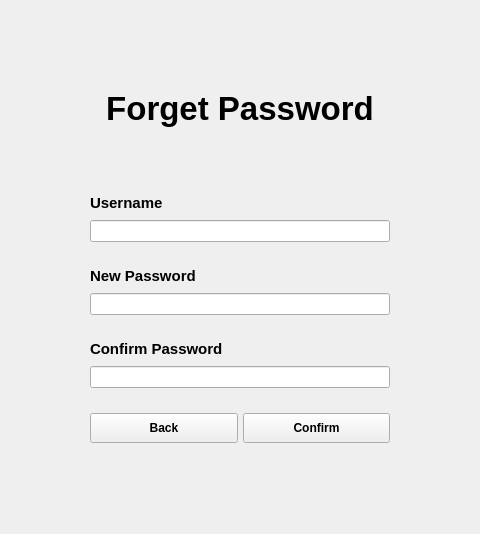
     <widget class="QWidget" name="page_4">
      <layout class="QGridLayout" name="gridLayout_4">
       <item row="0" column="2">
        <spacer name="verticalSpacer_7">
         <property name="orientation">
          <enum>Qt::Vertical</enum>
         </property>
         <property name="sizeHint" stdset="0">
          <size>
           <width>20</width>
           <height>79</height>
          </size>
         </property>
        </spacer>
       </item>
       <item row="1" column="0">
        <spacer name="horizontalSpacer_7">
         <property name="orientation">
          <enum>Qt::Horizontal</enum>
         </property>
         <property name="sizeHint" stdset="0">
          <size>
           <width>79</width>
           <height>20</height>
          </size>
         </property>
        </spacer>
       </item>
       <item row="1" column="1" colspan="2">
        <layout class="QVBoxLayout" name="verticalLayout_10">
         <property name="spacing">
          <number>25</number>
         </property>
         <item>
          <widget class="QLabel" name="forgetPassLabel">
           <property name="font">
            <font>
             <family>MS Shell Dlg 2</family>
             <pointsize>25</pointsize>
             <weight>75</weight>
             <bold>true</bold>
            </font>
           </property>
           <property name="styleSheet">
            <string notr="true">#registerLabel {
	color: #000;
}</string>
           </property>
           <property name="text">
            <string>Forget Password</string>
           </property>
           <property name="alignment">
            <set>Qt::AlignCenter</set>
           </property>
          </widget>
         </item>
         <item>
          <widget class="QLabel" name="forgetPassMsg">
           <property name="font">
            <font>
             <pointsize>11</pointsize>
             <weight>75</weight>
             <bold>true</bold>
            </font>
           </property>
           <property name="styleSheet">
            <string notr="true">color: rgb(255, 35, 35);</string>
           </property>
           <property name="text">
            <string/>
           </property>
           <property name="alignment">
            <set>Qt::AlignCenter</set>
           </property>
          </widget>
         </item>
         <item>
          <layout class="QVBoxLayout" name="verticalLayout_12">
           <property name="spacing">
            <number>8</number>
           </property>
           <item>
            <widget class="QLabel" name="label_7">
             <property name="font">
              <font>
               <pointsize>11</pointsize>
               <weight>75</weight>
               <bold>true</bold>
              </font>
             </property>
             <property name="text">
              <string>Username</string>
             </property>
            </widget>
           </item>
           <item>
            <widget class="QLineEdit" name="forgetPassUserInput">
             <property name="minimumSize">
              <size>
               <width>300</width>
               <height>0</height>
              </size>
             </property>
             <property name="font">
              <font>
               <weight>50</weight>
               <bold>false</bold>
              </font>
             </property>
             <property name="maxLength">
              <number>15</number>
             </property>
             <property name="clearButtonEnabled">
              <bool>true</bool>
             </property>
            </widget>
           </item>
          </layout>
         </item>
         <item>
          <layout class="QVBoxLayout" name="verticalLayout_13">
           <property name="spacing">
            <number>8</number>
           </property>
           <item>
            <widget class="QLabel" name="label_8">
             <property name="font">
              <font>
               <pointsize>11</pointsize>
               <weight>75</weight>
               <bold>true</bold>
              </font>
             </property>
             <property name="text">
              <string>New Password</string>
             </property>
            </widget>
           </item>
           <item>
            <widget class="QLineEdit" name="newPassInput">
             <property name="minimumSize">
              <size>
               <width>300</width>
               <height>0</height>
              </size>
             </property>
             <property name="font">
              <font>
               <weight>50</weight>
               <bold>false</bold>
              </font>
             </property>
             <property name="maxLength">
              <number>15</number>
             </property>
             <property name="echoMode">
              <enum>QLineEdit::Normal</enum>
             </property>
             <property name="clearButtonEnabled">
              <bool>true</bool>
             </property>
            </widget>
           </item>
          </layout>
         </item>
         <item>
          <layout class="QVBoxLayout" name="verticalLayout_14">
           <property name="spacing">
            <number>8</number>
           </property>
           <item>
            <widget class="QLabel" name="label_9">
             <property name="font">
              <font>
               <pointsize>11</pointsize>
               <weight>75</weight>
               <bold>true</bold>
              </font>
             </property>
             <property name="text">
              <string>Confirm Password</string>
             </property>
            </widget>
           </item>
           <item>
            <widget class="QLineEdit" name="confirmPassInput">
             <property name="minimumSize">
              <size>
               <width>300</width>
               <height>0</height>
              </size>
             </property>
             <property name="font">
              <font>
               <weight>50</weight>
               <bold>false</bold>
              </font>
             </property>
             <property name="maxLength">
              <number>15</number>
             </property>
             <property name="echoMode">
              <enum>QLineEdit::Normal</enum>
             </property>
             <property name="clearButtonEnabled">
              <bool>true</bool>
             </property>
            </widget>
           </item>
          </layout>
         </item>
         <item>
          <layout class="QHBoxLayout" name="horizontalLayout_5">
           <property name="spacing">
            <number>5</number>
           </property>
           <item>
            <widget class="QPushButton" name="backBtn_forget">
             <property name="minimumSize">
              <size>
               <width>0</width>
               <height>30</height>
              </size>
             </property>
             <property name="font">
              <font>
               <pointsize>9</pointsize>
               <weight>75</weight>
               <bold>true</bold>
              </font>
             </property>
             <property name="text">
              <string>Back</string>
             </property>
             <property name="icon">
              <iconset>
               <normaloff>:/icon/icon/arrow-80-48.ico</normaloff>:/icon/icon/arrow-80-48.ico</iconset>
             </property>
            </widget>
           </item>
           <item>
            <widget class="QPushButton" name="confirmBtn">
             <property name="minimumSize">
              <size>
               <width>0</width>
               <height>30</height>
              </size>
             </property>
             <property name="font">
              <font>
               <pointsize>9</pointsize>
               <weight>75</weight>
               <bold>true</bold>
              </font>
             </property>
             <property name="text">
              <string>Confirm</string>
             </property>
             <property name="icon">
              <iconset>
               <normaloff>:/icon/icon/check-mark-3-48.ico</normaloff>:/icon/icon/check-mark-3-48.ico</iconset>
             </property>
            </widget>
           </item>
          </layout>
         </item>
        </layout>
       </item>
       <item row="1" column="3">
        <spacer name="horizontalSpacer_8">
         <property name="orientation">
          <enum>Qt::Horizontal</enum>
         </property>
         <property name="sizeHint" stdset="0">
          <size>
           <width>79</width>
           <height>20</height>
          </size>
         </property>
        </spacer>
       </item>
       <item row="2" column="1">
        <spacer name="verticalSpacer_8">
         <property name="orientation">
          <enum>Qt::Vertical</enum>
         </property>
         <property name="sizeHint" stdset="0">
          <size>
           <width>20</width>
           <height>80</height>
          </size>
         </property>
        </spacer>
       </item>
      </layout>
     </widget>
